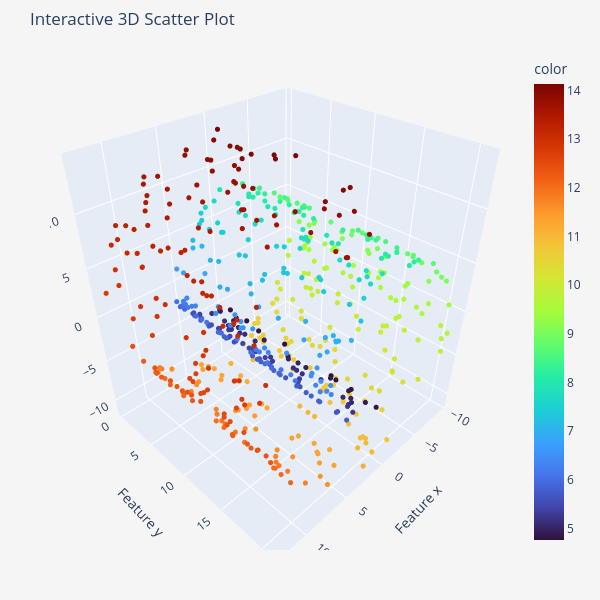

The notebook cell saved with this chart:
### Code cell
import plotly as ply
import plotly.express as px
import plotly.io as pio
# The following may preserve the chart on saving
# pio.renderers.default = 'jupyterlab' # or 'notebook'

# Create an interactive 3D scatter plot, of the first two columns
fig = px.scatter_3d(x=X_raw[:, 0], y=X_raw[:, 1], z=X_raw[:, 2], 
                    title='Interactive 3D Scatter Plot',
                    labels={'x': 'Feature x', 
                            'y': 'Feature y', 
                            'z': 'Feature z'},
                    color=y_flat, 
                    color_continuous_scale = ply.colors.sequential.Turbo)
mrg = dict(l = 50, r = 50, b = 50, t = 50, pad = 10)
fig.update_traces(marker=dict(size=3, symbol='circle'))
fig.update_layout(width=600, height=600, margin = mrg, paper_bgcolor = 'whitesmoke')
fig.show()

### Figure 1 — Plotly figure (JSON) as saved in the notebook; plotly's stock layout.template omitted (floating-point values rounded to 4 significant figures; data arrays with more than 128 entries replaced by an {"elided": "..."} marker saying what was removed)
{"data": [{"hovertemplate": "Feature x=%{x}<br>Feature y=%{y}<br>Feature z=%{z}<br>color=%{marker.color}<extra></extra>", "legendgroup": "", "marker": {"color": {"elided": "600 float values"}, "coloraxis": "coloraxis", "size": 3, "symbol": "circle"}, "mode": "markers", "name": "", "scene": "scene", "showlegend": false, "type": "scatter3d", "x": {"elided": "600 float values"}, "y": {"elided": "600 float values"}, "z": {"elided": "600 float values"}}], "layout": {"coloraxis": {"colorbar": {"title": {"text": "color"}}, "colorscale": [[0, "#30123b"], [0.07143, "#4145ab"], [0.1429, "#4675ed"], [0.2143, "#39a2fc"], [0.2857, "#1bcfd4"], [0.3571, "#24eca6"], [0.4286, "#61fc6c"], [0.5, "#a4fc3b"], [0.5714, "#d1e834"], [0.6429, "#f3c63a"], [0.7143, "#fe9b2d"], [0.7857, "#f36315"], [0.8571, "#d93806"], [0.9286, "#b11901"], [1, "#7a0402"]]}, "height": 600, "legend": {"tracegroupgap": 0}, "margin": {"b": 50, "l": 50, "pad": 10, "r": 50, "t": 50}, "paper_bgcolor": "whitesmoke", "scene": {"domain": {"x": [0, 1], "y": [0, 1]}, "xaxis": {"title": {"text": "Feature x"}}, "yaxis": {"title": {"text": "Feature y"}}, "zaxis": {"title": {"text": "Feature z"}}}, "title": {"text": "Interactive 3D Scatter Plot"}, "width": 600}}
